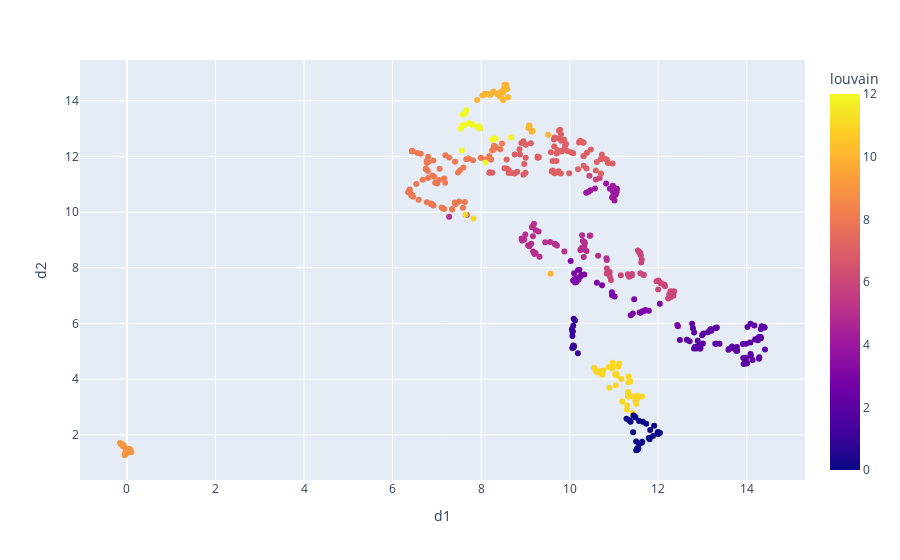

Notebook code for this chart:
### Code cell
node_mapper = out["neuron_id"].to_dict()

G = nx.from_scipy_sparse_matrix(mod.graph_)
G = nx.relabel_nodes(G, mapping=node_mapper)
partition  = community.best_partition(G, resolution=1, random_state=1)


out["louvain"] = out.neuron_id.map(partition)

connectivity(mod, values=out["louvain"], show_points=True,
     px_size=50, threshold=0.92, cmap="Spectral")
    
px.scatter(out, x="d1", y="d2", color="louvain")

### Figure 1 — Plotly figure (JSON) as saved in the notebook; plotly's stock layout.template omitted (floating-point values rounded to 4 significant figures; data arrays with more than 128 entries replaced by an {"elided": "..."} marker saying what was removed)
{"data": [{"hovertemplate": "d1=%{x}<br>d2=%{y}<br>louvain=%{marker.color}<extra></extra>", "legendgroup": "", "marker": {"color": {"elided": "501 int values"}, "coloraxis": "coloraxis", "symbol": "circle"}, "mode": "markers", "name": "", "orientation": "v", "showlegend": false, "type": "scatter", "x": {"elided": "501 float values"}, "xaxis": "x", "y": {"elided": "501 float values"}, "yaxis": "y"}], "layout": {"coloraxis": {"colorbar": {"title": {"text": "louvain"}}, "colorscale": [[0, "#0d0887"], [0.1111, "#46039f"], [0.2222, "#7201a8"], [0.3333, "#9c179e"], [0.4444, "#bd3786"], [0.5556, "#d8576b"], [0.6667, "#ed7953"], [0.7778, "#fb9f3a"], [0.8889, "#fdca26"], [1, "#f0f921"]]}, "legend": {"tracegroupgap": 0}, "margin": {"t": 60}, "xaxis": {"anchor": "y", "domain": [0, 1], "title": {"text": "d1"}}, "yaxis": {"anchor": "x", "domain": [0, 1], "title": {"text": "d2"}}}}
